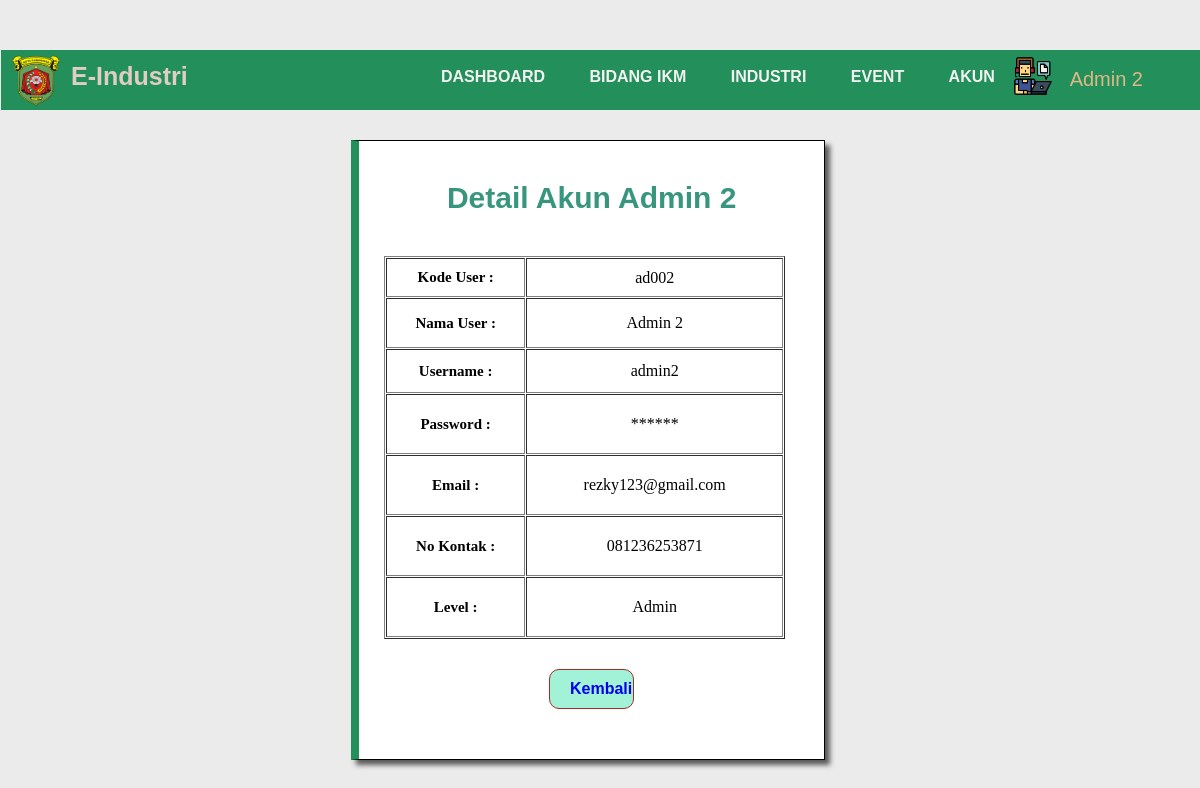
The app's page /admin-pegawai/detail_akun.php?kode_user=ad002 (signed in) with its own data.
### tables this page shows
CREATE TABLE `akun` (
  `kode_user` varchar(11) NOT NULL,
  `username` varchar(20) NOT NULL,
  `nama_user` varchar(30) NOT NULL,
  `password` varchar(20) NOT NULL,
  `email` text NOT NULL,
  `no_hp` varchar(20) NOT NULL,
  `level` varchar(20) NOT NULL
);

### admin-pegawai/detail_akun.php (the view, shortened to what this page needs)
<?php
	include '../konek.php';
	if (isset($_SESSION['admin'])) {
		$kodeuser = $_GET['kode_user'];
		$query = $konek->query("SELECT * FROM `akun` WHERE kode_user = '".$kodeuser."'");
		$num = $query->num_rows;
		if ($num == 1) {
			$row = $query->fetch_assoc();
		} else {
			header("location:akun.php");
		}
	} else {
		header("location:../login.php");
	}
    ?>
<!DOCTYPE html>
<html lang="en">
<head>
	<link href="../css/tambah_data.css" rel="stylesheet" type="text/css" />
</head>
<body>
		<div class="header-admin">
				<div class="corner-header">
					<li class="logo-admin"><img src="../image/dinas_kaltim.png" alt="" style="width: 50px;"></li>
					<ul class="title-app">E-Industri</ul>
					<ul class="navbar-admin">
						<li><a href="admin-dashboard.php">Dashboard</a></li>
						<li><a href="bidang_ikm.php">Bidang IKM</a></li>
						<li><a href="industri.php">Industri</a></li>
						<li><a href="event.php">Event</a></li>
						<li><a href="akun.php">Akun</a></li>
					</ul>
				</div>
				<div class="ikon-profil">
					<img src="../image/worker.png">
					<li class="dropdown"><?= $row['nama_user'] ?>
					</li>
				</div>
		</div>
        <div class="form-konten">
			<div class="pad-tambah" style="height: fit-content; margin-bottom: 30px">
			<h2>Detail Akun <?= $row['nama_user'] ?> </h2>
            <br><br>
            <table style="width: 110%;overflow-x: scroll;margin-left: -25px" cellpadding="1" cellspacing="1" border="1px" >
					<tr>
						<td style="width: 30%;font-weight:700;padding: 10px 20px;text-align: center;font-size: 15px;background-color: white">Kode User :</td>
						<td style="width: 40%;padding: 5px 20px;text-align: center;background-color: white"><?= $row['kode_user'] ?></td>
					</tr>
                    <tr>
                        <td style="width: 35%;font-weight:700;padding: 10px 20px;text-align: center;font-size: 15px;background-color: white">Nama User :</td>
                        <td style="width: 65%;padding: 15px 20px;text-align: center;background-color: white"><?= $row['nama_user'] ?></td>
                    </tr>
					<tr>
						<td style="width: 35%;font-weight:700;padding: 10px 20px;text-align: center;font-size: 15px;background-color: white">Username :</td>
						<td style="width: 65%;padding: 12px 20px;text-align: center;background-color: white"><?= $row['username'] ?></td>
					</tr>
					<tr>
						<td style="width: 35%;font-weight:700;padding: 10px 20px;text-align: center;font-size: 15px;background-color: white">Password :</td>
						<td type="password" style="width: 65%;padding: 20px 20px;text-align: center;background-color: white"><?= str_repeat("*", strlen($row['password'])) ?></td>
					</tr>
					<tr>
						<td style="width: 35%;font-weight:700;padding: 10px 20px;text-align: center;font-size: 15px;background-color: white">Email :</td>
						<td style="width: 65%;padding: 20px 20px;text-align: center;background-color: white"><?= $row['email'] ?></td>
					</tr>
                    <tr>
						<td style="width: 35%;font-weight:700;padding: 10px 20px;text-align: center;font-size: 15px;background-color: white">No Kontak :</td>
						<td type="password"style="width: 65%;padding: 20px 20px;text-align: center;background-color: white"><?= $row['no_hp'] ?></td>
					</tr>
                    <tr>
						<td style="width: 35%;font-weight:700;padding: 10px 20px;text-align: center;font-size: 15px;background-color: white">Level :</td>
						<td style="width: 65%;padding: 20px 20px;text-align: center;background-color: white"><?= $row['level'] ?></td>
					</tr>
				</table>
				<div style="text-align:center; margin-left: 40px; margin-right: 40px;  margin-top: 30px;">
					<button style="padding: 10px 20px;border: 1px solid;font-weight: bold;border-radius: 10px;font-size: 16px;background: #6aebbea0;color: brown; width: 30%;"><a href="akun.php" style="text-decoration: none;">Kembali</a></button>
				</div>
		</div>
	</div>
</body>
</html>

### css/tambah_data.css (style rules this page uses)
*, *:before, *:after { box-sizing: border-box; }
body { background-color: rgb(236, 235, 235); }
.header-admin { position: fixed; background: rgb(35, 144, 91); width: 101%; height: 60px; margin-left: -7px; margin-right: 10px; margin-top: -15%; }
.logo-admin { display: block; margin-left: 10px; margin-top: 4px; }
.title-app { margin-top: -55px; margin-left: 30px; color: #e0cdc3; font-weight: 900; font-size: 25px; font-family:'Trebuchet MS', 'Lucida Sans Unicode', 'Lucida Grande', 'Lucida Sans', Arial, sans-serif; margin-right: 10px; }
.navbar-admin { margin-left: 400px; margin-bottom: -20px; margin-top: -53px; padding: 0px; text-transform: uppercase; font-family: 'Gill Sans', 'Gill Sans MT', Calibri, 'Trebuchet MS', sans-serif; font-weight: bolder; }
.corner-header { background-color:white(44, 44, 44); color: Black; }
.corner-header img { width: 70px; display: block; margin-bottom: 10px; }
.corner-header ul li { margin-left: 30px; display:inline-block; font-size: 16px; margin-top: 5px; }
.corner-header a { color:rgb(243, 241, 241); text-decoration: none; transition: .3s; font-family:Verdana, Geneva, Tahoma, sans-serif; margin-top: 10px; margin-left: 10px; }
.ikon-profil { position:relative; line-height:3; margin:0; padding:0; list-style-type:none; list-style-position:inside; z-index: 2; }
.ikon-profil img { width: 40px; float: right; margin-right: 160px; margin-top: -10px; }
.dropdown { color: burlywood; float: right; margin-right: -130px; font-size: 20px; font-family: 'Franklin Gothic Medium', 'Arial Narrow', Arial, sans-serif; margin-top: -17px; text-transform: capitalize; }
.form-konten { margin-top: 230px; margin-bottom: 10px; text-align: center; width: 100%; }
.form-konten h2 { font-size: 30px; margin-bottom: 5px; width: 100%; text-align: center; font-weight:bold; margin-top: -10px; color: rgb(55, 150, 125); font-family:'Gill Sans', 'Gill Sans MT', Calibri, 'Trebuchet MS', sans-serif }
.pad-tambah { margin-top: -90px; float: left; height: 390px; background-color: #ffffff; text-align: center; width: 40%; background-size:cover; background-position:0 -500px; border: 1px solid black; box-shadow:5px 5px 5px rgb(90, 89, 89); padding: 50px; margin-left: 29%; margin-bottom: -10px; border-left: 8px solid rgb(35, 144, 91); }

### records on screen
akun: nama_user "Admin 2", kode_user "ad002", username "admin2", password "******", email "rezky123@gmail.com", no_hp "081236253871", level "Admin"
